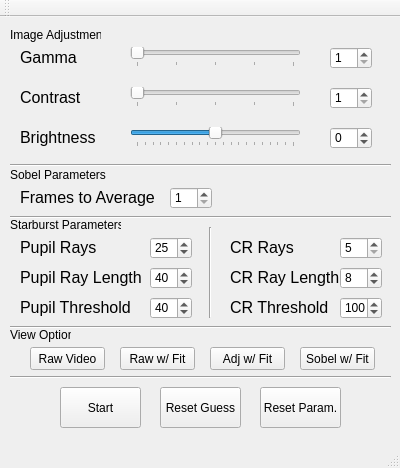
<?xml version="1.0" encoding="UTF-8"?>
<ui version="4.0">
 <class>MainWindow</class>
 <widget class="QMainWindow" name="MainWindow">
  <property name="geometry">
   <rect>
    <x>0</x>
    <y>0</y>
    <width>400</width>
    <height>468</height>
   </rect>
  </property>
  <property name="windowTitle">
   <string>Preview Fit</string>
  </property>
  <widget class="QWidget" name="centralWidget">
   <widget class="QSpinBox" name="spnGamma">
    <property name="geometry">
     <rect>
      <x>330</x>
      <y>30</y>
      <width>42</width>
      <height>22</height>
     </rect>
    </property>
    <property name="minimum">
     <number>1</number>
    </property>
    <property name="maximum">
     <number>5</number>
    </property>
   </widget>
   <widget class="QSpinBox" name="spnContrast">
    <property name="geometry">
     <rect>
      <x>330</x>
      <y>70</y>
      <width>42</width>
      <height>22</height>
     </rect>
    </property>
    <property name="minimum">
     <number>1</number>
    </property>
    <property name="maximum">
     <number>5</number>
    </property>
   </widget>
   <widget class="QLabel" name="Contrast">
    <property name="geometry">
     <rect>
      <x>20</x>
      <y>70</y>
      <width>81</width>
      <height>21</height>
     </rect>
    </property>
    <property name="font">
     <font>
      <pointsize>12</pointsize>
     </font>
    </property>
    <property name="text">
     <string>Contrast</string>
    </property>
   </widget>
   <widget class="QSpinBox" name="spnBrightness">
    <property name="geometry">
     <rect>
      <x>330</x>
      <y>110</y>
      <width>42</width>
      <height>22</height>
     </rect>
    </property>
    <property name="minimum">
     <number>-50</number>
    </property>
    <property name="maximum">
     <number>50</number>
    </property>
   </widget>
   <widget class="QSlider" name="slGamma">
    <property name="geometry">
     <rect>
      <x>130</x>
      <y>30</y>
      <width>171</width>
      <height>20</height>
     </rect>
    </property>
    <property name="minimum">
     <number>1</number>
    </property>
    <property name="maximum">
     <number>5</number>
    </property>
    <property name="pageStep">
     <number>1</number>
    </property>
    <property name="orientation">
     <enum>Qt::Horizontal</enum>
    </property>
    <property name="tickPosition">
     <enum>QSlider::TicksBelow</enum>
    </property>
    <property name="tickInterval">
     <number>1</number>
    </property>
   </widget>
   <widget class="QLabel" name="Gamma">
    <property name="geometry">
     <rect>
      <x>20</x>
      <y>30</y>
      <width>81</width>
      <height>21</height>
     </rect>
    </property>
    <property name="font">
     <font>
      <pointsize>12</pointsize>
     </font>
    </property>
    <property name="text">
     <string>Gamma</string>
    </property>
   </widget>
   <widget class="QLabel" name="Brightness">
    <property name="geometry">
     <rect>
      <x>20</x>
      <y>110</y>
      <width>81</width>
      <height>21</height>
     </rect>
    </property>
    <property name="font">
     <font>
      <pointsize>12</pointsize>
     </font>
    </property>
    <property name="text">
     <string>Brightness</string>
    </property>
   </widget>
   <widget class="QSlider" name="slBrightness">
    <property name="geometry">
     <rect>
      <x>130</x>
      <y>110</y>
      <width>171</width>
      <height>20</height>
     </rect>
    </property>
    <property name="minimum">
     <number>-50</number>
    </property>
    <property name="maximum">
     <number>50</number>
    </property>
    <property name="pageStep">
     <number>5</number>
    </property>
    <property name="orientation">
     <enum>Qt::Horizontal</enum>
    </property>
    <property name="tickPosition">
     <enum>QSlider::TicksBelow</enum>
    </property>
    <property name="tickInterval">
     <number>5</number>
    </property>
   </widget>
   <widget class="QSlider" name="slContrast">
    <property name="geometry">
     <rect>
      <x>130</x>
      <y>70</y>
      <width>171</width>
      <height>20</height>
     </rect>
    </property>
    <property name="minimum">
     <number>1</number>
    </property>
    <property name="maximum">
     <number>5</number>
    </property>
    <property name="pageStep">
     <number>1</number>
    </property>
    <property name="orientation">
     <enum>Qt::Horizontal</enum>
    </property>
    <property name="tickPosition">
     <enum>QSlider::TicksBelow</enum>
    </property>
    <property name="tickInterval">
     <number>1</number>
    </property>
   </widget>
   <widget class="QPushButton" name="btnStart">
    <property name="geometry">
     <rect>
      <x>60</x>
      <y>370</y>
      <width>81</width>
      <height>41</height>
     </rect>
    </property>
    <property name="text">
     <string>Start</string>
    </property>
   </widget>
   <widget class="QPushButton" name="btnResetPar">
    <property name="enabled">
     <bool>true</bool>
    </property>
    <property name="geometry">
     <rect>
      <x>260</x>
      <y>370</y>
      <width>81</width>
      <height>41</height>
     </rect>
    </property>
    <property name="text">
     <string>Reset Param.</string>
    </property>
   </widget>
   <widget class="QLabel" name="label">
    <property name="geometry">
     <rect>
      <x>10</x>
      <y>10</y>
      <width>91</width>
      <height>16</height>
     </rect>
    </property>
    <property name="text">
     <string>Image Adjustment</string>
    </property>
   </widget>
   <widget class="QLabel" name="label_2">
    <property name="geometry">
     <rect>
      <x>10</x>
      <y>200</y>
      <width>111</width>
      <height>16</height>
     </rect>
    </property>
    <property name="text">
     <string>Starburst Parameters</string>
    </property>
   </widget>
   <widget class="QSpinBox" name="spnPupilRays">
    <property name="geometry">
     <rect>
      <x>150</x>
      <y>220</y>
      <width>42</width>
      <height>22</height>
     </rect>
    </property>
    <property name="minimum">
     <number>10</number>
    </property>
    <property name="maximum">
     <number>50</number>
    </property>
    <property name="value">
     <number>25</number>
    </property>
   </widget>
   <widget class="QLabel" name="label_3">
    <property name="geometry">
     <rect>
      <x>20</x>
      <y>220</y>
      <width>81</width>
      <height>21</height>
     </rect>
    </property>
    <property name="font">
     <font>
      <pointsize>12</pointsize>
     </font>
    </property>
    <property name="text">
     <string>Pupil Rays</string>
    </property>
   </widget>
   <widget class="Line" name="line">
    <property name="geometry">
     <rect>
      <x>10</x>
      <y>190</y>
      <width>381</width>
      <height>20</height>
     </rect>
    </property>
    <property name="orientation">
     <enum>Qt::Horizontal</enum>
    </property>
   </widget>
   <widget class="QLabel" name="label_4">
    <property name="geometry">
     <rect>
      <x>20</x>
      <y>250</y>
      <width>131</width>
      <height>21</height>
     </rect>
    </property>
    <property name="font">
     <font>
      <pointsize>12</pointsize>
     </font>
    </property>
    <property name="text">
     <string>Pupil Ray Length</string>
    </property>
   </widget>
   <widget class="QLabel" name="label_5">
    <property name="geometry">
     <rect>
      <x>20</x>
      <y>280</y>
      <width>131</width>
      <height>21</height>
     </rect>
    </property>
    <property name="font">
     <font>
      <pointsize>12</pointsize>
     </font>
    </property>
    <property name="text">
     <string>Pupil Threshold</string>
    </property>
   </widget>
   <widget class="QSpinBox" name="spnPupilRayLength">
    <property name="geometry">
     <rect>
      <x>150</x>
      <y>250</y>
      <width>42</width>
      <height>22</height>
     </rect>
    </property>
    <property name="minimum">
     <number>16</number>
    </property>
    <property name="maximum">
     <number>60</number>
    </property>
    <property name="value">
     <number>40</number>
    </property>
   </widget>
   <widget class="QSpinBox" name="spnPupilThresh">
    <property name="geometry">
     <rect>
      <x>150</x>
      <y>280</y>
      <width>42</width>
      <height>22</height>
     </rect>
    </property>
    <property name="maximum">
     <number>255</number>
    </property>
    <property name="value">
     <number>40</number>
    </property>
   </widget>
   <widget class="QLabel" name="label_6">
    <property name="geometry">
     <rect>
      <x>230</x>
      <y>280</y>
      <width>131</width>
      <height>21</height>
     </rect>
    </property>
    <property name="font">
     <font>
      <pointsize>12</pointsize>
     </font>
    </property>
    <property name="text">
     <string>CR Threshold</string>
    </property>
   </widget>
   <widget class="QLabel" name="label_7">
    <property name="geometry">
     <rect>
      <x>230</x>
      <y>250</y>
      <width>131</width>
      <height>21</height>
     </rect>
    </property>
    <property name="font">
     <font>
      <pointsize>12</pointsize>
     </font>
    </property>
    <property name="text">
     <string>CR Ray Length</string>
    </property>
   </widget>
   <widget class="QLabel" name="label_8">
    <property name="geometry">
     <rect>
      <x>230</x>
      <y>220</y>
      <width>81</width>
      <height>21</height>
     </rect>
    </property>
    <property name="font">
     <font>
      <pointsize>12</pointsize>
     </font>
    </property>
    <property name="text">
     <string>CR Rays</string>
    </property>
   </widget>
   <widget class="Line" name="line_2">
    <property name="geometry">
     <rect>
      <x>200</x>
      <y>210</y>
      <width>20</width>
      <height>91</height>
     </rect>
    </property>
    <property name="orientation">
     <enum>Qt::Vertical</enum>
    </property>
   </widget>
   <widget class="QSpinBox" name="spnCRRays">
    <property name="geometry">
     <rect>
      <x>340</x>
      <y>220</y>
      <width>42</width>
      <height>22</height>
     </rect>
    </property>
    <property name="minimum">
     <number>5</number>
    </property>
    <property name="maximum">
     <number>10</number>
    </property>
   </widget>
   <widget class="QSpinBox" name="spnCRRayLength">
    <property name="geometry">
     <rect>
      <x>340</x>
      <y>250</y>
      <width>42</width>
      <height>22</height>
     </rect>
    </property>
    <property name="minimum">
     <number>2</number>
    </property>
    <property name="maximum">
     <number>20</number>
    </property>
    <property name="value">
     <number>8</number>
    </property>
   </widget>
   <widget class="QSpinBox" name="spnCRThresh">
    <property name="geometry">
     <rect>
      <x>340</x>
      <y>280</y>
      <width>42</width>
      <height>22</height>
     </rect>
    </property>
    <property name="maximum">
     <number>255</number>
    </property>
    <property name="value">
     <number>100</number>
    </property>
   </widget>
   <widget class="Line" name="line_3">
    <property name="geometry">
     <rect>
      <x>10</x>
      <y>140</y>
      <width>381</width>
      <height>16</height>
     </rect>
    </property>
    <property name="orientation">
     <enum>Qt::Horizontal</enum>
    </property>
   </widget>
   <widget class="QLabel" name="label_9">
    <property name="geometry">
     <rect>
      <x>10</x>
      <y>150</y>
      <width>111</width>
      <height>16</height>
     </rect>
    </property>
    <property name="text">
     <string>Sobel Parameters</string>
    </property>
   </widget>
   <widget class="QLabel" name="label_10">
    <property name="geometry">
     <rect>
      <x>20</x>
      <y>170</y>
      <width>141</width>
      <height>21</height>
     </rect>
    </property>
    <property name="font">
     <font>
      <pointsize>12</pointsize>
     </font>
    </property>
    <property name="text">
     <string>Frames to Average</string>
    </property>
   </widget>
   <widget class="Line" name="line_4">
    <property name="geometry">
     <rect>
      <x>10</x>
      <y>350</y>
      <width>381</width>
      <height>20</height>
     </rect>
    </property>
    <property name="orientation">
     <enum>Qt::Horizontal</enum>
    </property>
   </widget>
   <widget class="QSpinBox" name="spnSobelFrame">
    <property name="geometry">
     <rect>
      <x>170</x>
      <y>170</y>
      <width>42</width>
      <height>22</height>
     </rect>
    </property>
    <property name="minimum">
     <number>1</number>
    </property>
    <property name="maximum">
     <number>10</number>
    </property>
   </widget>
   <widget class="QPushButton" name="btnResetGuess">
    <property name="enabled">
     <bool>true</bool>
    </property>
    <property name="geometry">
     <rect>
      <x>160</x>
      <y>370</y>
      <width>81</width>
      <height>41</height>
     </rect>
    </property>
    <property name="text">
     <string>Reset Guess</string>
    </property>
   </widget>
   <widget class="Line" name="line_5">
    <property name="geometry">
     <rect>
      <x>10</x>
      <y>300</y>
      <width>381</width>
      <height>20</height>
     </rect>
    </property>
    <property name="orientation">
     <enum>Qt::Horizontal</enum>
    </property>
   </widget>
   <widget class="QLabel" name="label_11">
    <property name="geometry">
     <rect>
      <x>10</x>
      <y>310</y>
      <width>61</width>
      <height>16</height>
     </rect>
    </property>
    <property name="text">
     <string>View Options</string>
    </property>
   </widget>
   <widget class="QPushButton" name="btnRawFit">
    <property name="enabled">
     <bool>true</bool>
    </property>
    <property name="geometry">
     <rect>
      <x>120</x>
      <y>330</y>
      <width>75</width>
      <height>23</height>
     </rect>
    </property>
    <property name="text">
     <string>Raw w/ Fit</string>
    </property>
   </widget>
   <widget class="QPushButton" name="btnRawVid">
    <property name="enabled">
     <bool>true</bool>
    </property>
    <property name="geometry">
     <rect>
      <x>30</x>
      <y>330</y>
      <width>75</width>
      <height>23</height>
     </rect>
    </property>
    <property name="text">
     <string>Raw Video</string>
    </property>
   </widget>
   <widget class="QPushButton" name="btnSobFit">
    <property name="enabled">
     <bool>true</bool>
    </property>
    <property name="geometry">
     <rect>
      <x>300</x>
      <y>330</y>
      <width>75</width>
      <height>23</height>
     </rect>
    </property>
    <property name="text">
     <string>Sobel w/ Fit</string>
    </property>
   </widget>
   <widget class="QPushButton" name="btnAdjFit">
    <property name="geometry">
     <rect>
      <x>210</x>
      <y>330</y>
      <width>75</width>
      <height>23</height>
     </rect>
    </property>
    <property name="text">
     <string>Adj w/ Fit</string>
    </property>
   </widget>
   <zorder>btnStart</zorder>
   <zorder>btnResetPar</zorder>
   <zorder>spnGamma</zorder>
   <zorder>spnContrast</zorder>
   <zorder>Contrast</zorder>
   <zorder>spnBrightness</zorder>
   <zorder>slGamma</zorder>
   <zorder>Gamma</zorder>
   <zorder>Brightness</zorder>
   <zorder>slBrightness</zorder>
   <zorder>slContrast</zorder>
   <zorder>label</zorder>
   <zorder>label_2</zorder>
   <zorder>spnPupilRays</zorder>
   <zorder>label_3</zorder>
   <zorder>line</zorder>
   <zorder>label_4</zorder>
   <zorder>label_5</zorder>
   <zorder>spnPupilRayLength</zorder>
   <zorder>spnPupilThresh</zorder>
   <zorder>label_6</zorder>
   <zorder>label_7</zorder>
   <zorder>label_8</zorder>
   <zorder>line_2</zorder>
   <zorder>spnCRRays</zorder>
   <zorder>spnCRRayLength</zorder>
   <zorder>spnCRThresh</zorder>
   <zorder>line_3</zorder>
   <zorder>label_9</zorder>
   <zorder>label_10</zorder>
   <zorder>line_4</zorder>
   <zorder>spnSobelFrame</zorder>
   <zorder>btnResetGuess</zorder>
   <zorder>line_5</zorder>
   <zorder>label_11</zorder>
   <zorder>btnSobFit</zorder>
   <zorder>btnRawVid</zorder>
   <zorder>btnRawFit</zorder>
   <zorder>btnAdjFit</zorder>
  </widget>
  <widget class="QMenuBar" name="menuBar">
   <property name="enabled">
    <bool>true</bool>
   </property>
   <property name="geometry">
    <rect>
     <x>0</x>
     <y>0</y>
     <width>400</width>
     <height>21</height>
    </rect>
   </property>
  </widget>
  <widget class="QToolBar" name="mainToolBar">
   <property name="enabled">
    <bool>true</bool>
   </property>
   <attribute name="toolBarArea">
    <enum>TopToolBarArea</enum>
   </attribute>
   <attribute name="toolBarBreak">
    <bool>false</bool>
   </attribute>
  </widget>
  <widget class="QStatusBar" name="statusBar">
   <property name="enabled">
    <bool>true</bool>
   </property>
  </widget>
 </widget>
 <layoutdefault spacing="6" margin="11"/>
 <resources/>
 <connections/>
</ui>
